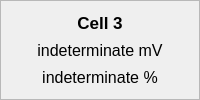
                 <widget class="QFrame" name="cell3_frame">
                  <property name="frameShape">
                   <enum>QFrame::StyledPanel</enum>
                  </property>
                  <property name="frameShadow">
                   <enum>QFrame::Raised</enum>
                  </property>
                  <layout class="QVBoxLayout" name="verticalLayout_2">
                   <item>
                    <widget class="QLabel" name="cell3_title">
                     <property name="font">
                      <font>
                       <pointsize>13</pointsize>
                       <weight>75</weight>
                       <bold>true</bold>
                      </font>
                     </property>
                     <property name="text">
                      <string>Cell 3</string>
                     </property>
                     <property name="alignment">
                      <set>Qt::AlignCenter</set>
                     </property>
                    </widget>
                   </item>
                   <item>
                    <widget class="QLabel" name="cell3_voltage">
                     <property name="font">
                      <font>
                       <pointsize>12</pointsize>
                      </font>
                     </property>
                     <property name="text">
                      <string>indeterminate mV</string>
                     </property>
                     <property name="alignment">
                      <set>Qt::AlignCenter</set>
                     </property>
                    </widget>
                   </item>
                   <item>
                    <widget class="QLabel" name="cell3_soc">
                     <property name="font">
                      <font>
                       <pointsize>12</pointsize>
                      </font>
                     </property>
                     <property name="text">
                      <string>indeterminate %</string>
                     </property>
                     <property name="alignment">
                      <set>Qt::AlignCenter</set>
                     </property>
                    </widget>
                   </item>
                  </layout>
                 </widget>
